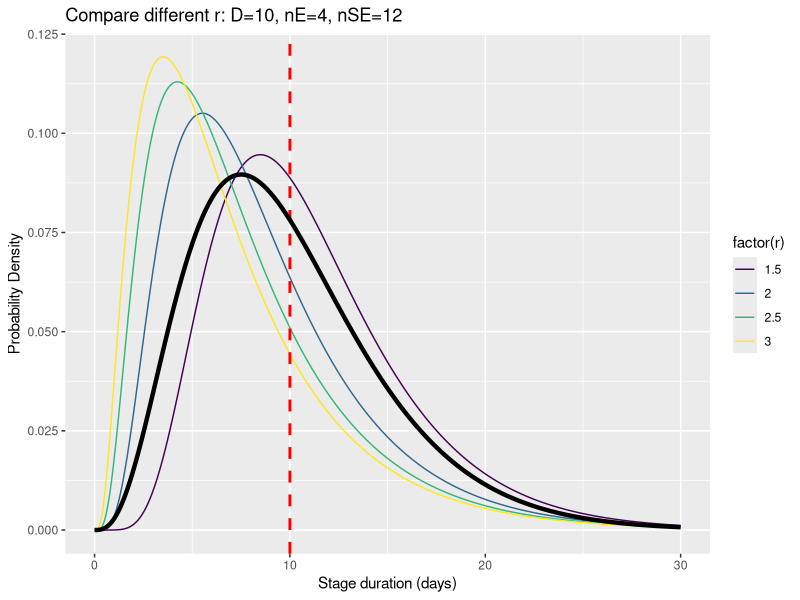

Recreate this plot in R. (Note: this script raises an error after producing the figure.)
# Packages ####
library(viridis)
library(ggplot2)
library(deSolve)

# Models ####
erlang <- function(x, n, γ) {
  (n*γ)^n*x^(n-1)*exp(-n*γ*x)/factorial(n-1)
}

SInR_geom <- function(t, states, params) {
  with(as.list(c(params)), {
    I <- states[1:n]
    R <- states[[n+1]]
    
    Iprev <- c(0, I[1:(n-1)])
    dI <- a*r^(c(0,0:(n-2)))*Iprev - (a*r^(0:(n-1))+μ)*I
    dR <- a*r^(n-1)*I[[n]] - μ*R
    return(list(c(dI, dR)))
  })
}

# Compare ####
ES_compare <- function(time, γ, μ, r, nE, nSE, model) {
  df_E <- data.frame(Time = time)
  df_E$P_E <- erlang(time, nE, γ)
  
  df_SE <- expand.grid(Time = time, nSE= nSE, nE = nE, γ = γ, r = r)
  df_SE$a <- with(df_SE, sqrt(nE*γ^2*((1/r^2)^nSE - 1)/(1/r^2-1)))
  states <- c(1, numeric(nSE))
  names(states) <- c(paste ("I", 1:nSE, sep=""), "R")
  P_SE <- c()
  for (i in r) {
    a <- sqrt(nE*γ^2*((1/i^2)^nSE - 1)/(1/i^2-1))
    params <- c(γ = γ, μ = μ, n = nSE, a = a, r = i)
    soln <- ode(y = states,
                times = time, 
                func = model, 
                parms = params)
    P_SE <- c(P_SE, c(diff(soln[,"R"])/diff(time), NA))
  }

  df_SE$P_SE <- P_SE
  
  ggplot(df_SE, aes(x=Time, y=P_SE, color=factor(r))) +
    geom_line() +
    scale_color_manual(values = viridis(length(r))) +
    geom_vline(xintercept = 1/γ, color = "red", linetype = "dashed", linewidth = 1) +
    geom_line(data=df_E, aes(x = Time, y = P_E), color = "black", linewidth = 1.5) +
    labs(title = paste0("Compare different r: D=", 1/γ, ", nE=", nE, ", nSE=", nSE),
         x = "Stage duration (days)",
         y = "Probability Density")
}

# Simulation ####
time = seq(0,30,by=0.01) 
γ <- 0.1 
μ <- 0
#r <- 2
r <- c(1.5, 2, 2.5, 3)
nE <- 4
nSE <- 12

ES_compare(time, γ, μ, r, nE, nSE, SInR_geom)




#### Try a,r variable cal
# Example nonlinear system
equations <- function(x) {
  y1 <- x[1]^2 + x[2]^2 - 25
  y2 <- x[1]*x[2] - 9
  return(c(y1, y2))
}

# Convert the equations to a formula
formula <- as.formula(c(y1, y2) ~ x[1] + x[2])

# Initial guess
initial_guess <- c(x1 = 0, x2 = 0)

# Solve the system of nonlinear equations
solution <- nls(formula, start = initial_guess)

# Print the result
print(summary(solution))
